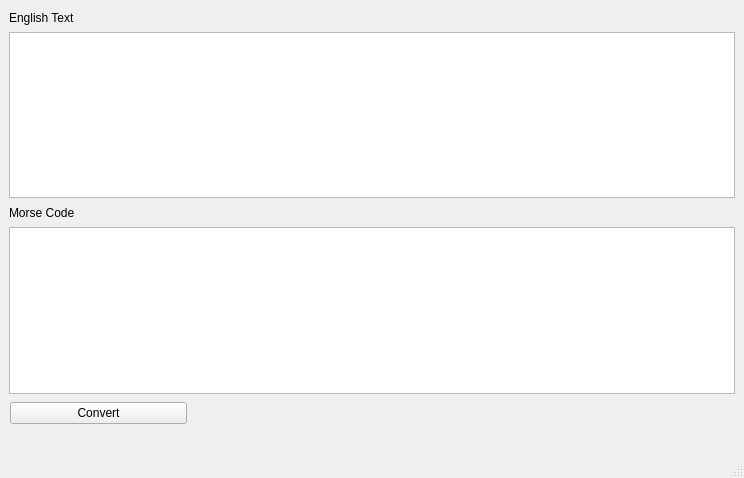
<?xml version="1.0" encoding="UTF-8"?>
<ui version="4.0">
 <class>MainWindow</class>
 <widget class="QMainWindow" name="MainWindow">
  <property name="geometry">
   <rect>
    <x>0</x>
    <y>0</y>
    <width>744</width>
    <height>478</height>
   </rect>
  </property>
  <property name="windowTitle">
   <string>MainWindow</string>
  </property>
  <widget class="QWidget" name="centralwidget">
   <widget class="QLabel" name="label">
    <property name="geometry">
     <rect>
      <x>9</x>
      <y>9</y>
      <width>91</width>
      <height>17</height>
     </rect>
    </property>
    <property name="text">
     <string>English Text</string>
    </property>
   </widget>
   <widget class="QLabel" name="label_2">
    <property name="geometry">
     <rect>
      <x>9</x>
      <y>204</y>
      <width>91</width>
      <height>17</height>
     </rect>
    </property>
    <property name="text">
     <string>Morse Code</string>
    </property>
   </widget>
   <widget class="QTextEdit" name="textEdit_morse">
    <property name="geometry">
     <rect>
      <x>9</x>
      <y>227</y>
      <width>726</width>
      <height>167</height>
     </rect>
    </property>
   </widget>
   <widget class="QTextEdit" name="textEdit_EngWord">
    <property name="geometry">
     <rect>
      <x>9</x>
      <y>32</y>
      <width>726</width>
      <height>166</height>
     </rect>
    </property>
   </widget>
   <widget class="QWidget" name="layoutWidget">
    <property name="geometry">
     <rect>
      <x>10</x>
      <y>400</y>
      <width>177</width>
      <height>27</height>
     </rect>
    </property>
    <layout class="QHBoxLayout" name="horizontalLayout">
     <item>
      <widget class="QPushButton" name="change">
       <property name="text">
        <string>Convert</string>
       </property>
      </widget>
     </item>
    </layout>
   </widget>
  </widget>
  <widget class="QMenuBar" name="menubar">
   <property name="geometry">
    <rect>
     <x>0</x>
     <y>0</y>
     <width>744</width>
     <height>22</height>
    </rect>
   </property>
  </widget>
  <widget class="QStatusBar" name="statusbar"/>
 </widget>
 <resources/>
 <connections/>
</ui>
